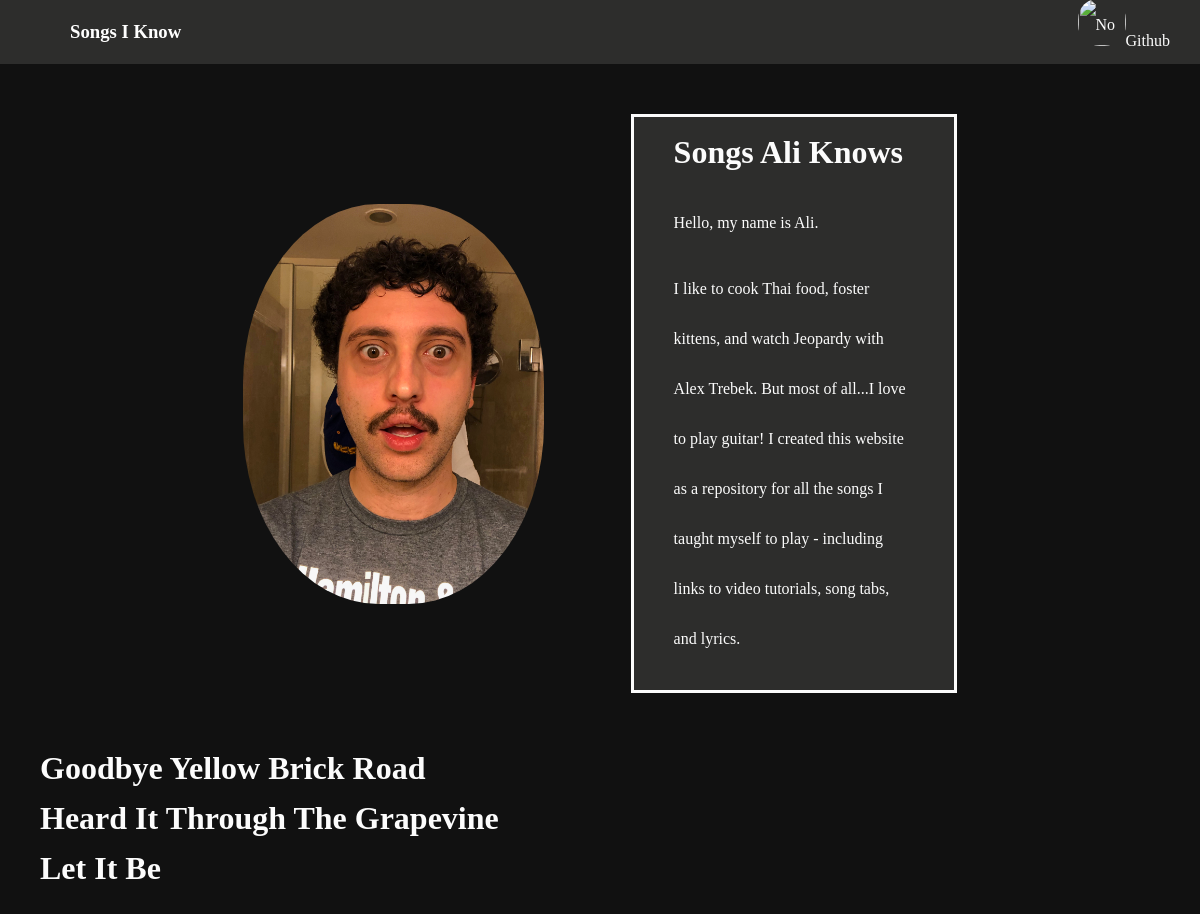
Before: /songapp/ with the older database file.
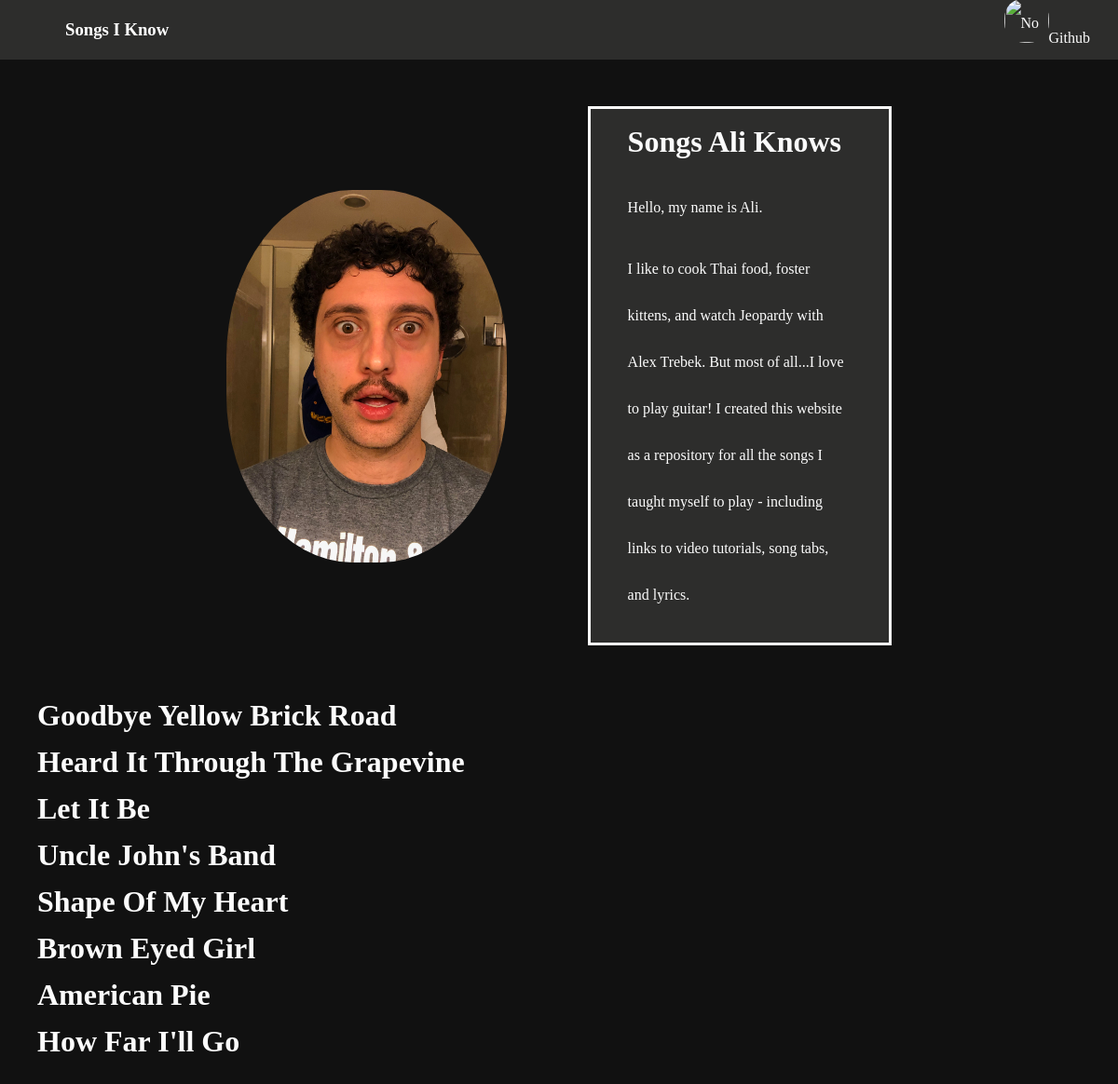
After: the same page with the newer database file.
### songapp/models.py (models this page shows, shortened)
class Song(models.Model):
    song_name = models.CharField(max_length=200)
    artist = models.CharField(max_length=200)
    youtube_tutorial = models.CharField(
        max_length=300, blank=True, default='')
    song_tab = models.CharField(max_length=100, blank=True, default='')
    lyrics = models.CharField(max_length=2000, blank=True, default='')
    experience_level = models.CharField(
        max_length=200, choices=EXPERIENCE_CHOICES, default='intermediate')

### songapp/views.py (the view)
# urls.py: path('', views.IndexView.as_view(), name='index'),
class IndexView(generic.ListView):
    template_name = 'songapp/index.html'
    context_object_name = 'all_songs'
    def get_queryset(self):
        return Song.objects.all()

### songapp/templates/songapp/index.html
{% load static %}
<div class="main-navbar">
  <ul>
    <li><h3 class="title">Songs I Know</h3></li>
  </ul>
  <ul>
    <li><a href="https://github.com/alishalabi/new-songs-i-know">
      <img src="{% static 'songapp/images/github.png' %}"
      alt="No Image Available :(" style="height:3em;width:auto;"/>Github</a></li>
  </ul>
</div>
<div class="index-header">
  <div class="index-image">
    <img src="{% static 'songapp/images/ali.jpeg' %}" alt="No Image Available :(" style="height:25em;width:auto"/>
  </div>
  <div class="index-text-wrapper">
    <div class="index-text-title">
      <h1>Songs Ali Knows</h1>
    </div>
    <div class="index-text-description">
      <p>
        Hello, my name is Ali.
      </p>
      <p>
        I like to cook Thai food, foster kittens, and watch Jeopardy with Alex Trebek.
        But most of all...I love to play guitar! I created this website as a repository
        for all the songs I taught myself to play - including links to video tutorials,
        song tabs, and lyrics.
      </p>
    </div>
  </div>
</div>
{% if all_songs %}
    <h1><ul>
    {% for song in all_songs %}
        <li><a href="{% url 'songapp:detail' song.id %}">{{ song.song_name }}</a></li>
    {% endfor %}
    </ul>
    </h1>
{% else %}
    <p>No songs are available.</p>
{% endif %}
<link rel="stylesheet" type="text/css" href="{% static 'songapp/style.css' %}">

### songapp/static/songapp/style.css (style rules this page uses)
ul { list-style: none; }
a { color: var(--fg-color); text-decoration: hidden; }
a:link { text-decoration: none; transition: 0.25s all ease; }
img { border-radius: 45%; }
.main-navbar { display: flex; justify-content: space-between; flex-direction: row; background-color: var(--navbar-color); color: white; padding: 0; height: 4em; padding-left: 30px; padding-right: 30px; }
.main-navbar > ul { display: flex; justify-content: space-between; flex-direction: row; list-style: none; align-items: center; }
.main-navbar > ul > li { justify-content: space-between; }
.index-header { display: flex; flex-direction: row; justify-content: space-around; align-items: center; margin: 50px 200px 50px 200px; }
.index-text-wrapper { width: 30%; border-style: solid; padding: 10px 40px 10px 40px; background-color: var(--my-grey) }
.index-text-title > h1 { margin-top: 0px; }

Changed rows visible on the page:
added Song: song_name "Uncle John's Band"
added Song: song_name "Shape Of My Heart"
added Song: song_name "Brown Eyed Girl"
added Song: song_name "American Pie"
added Song: song_name "How Far I'll Go"
